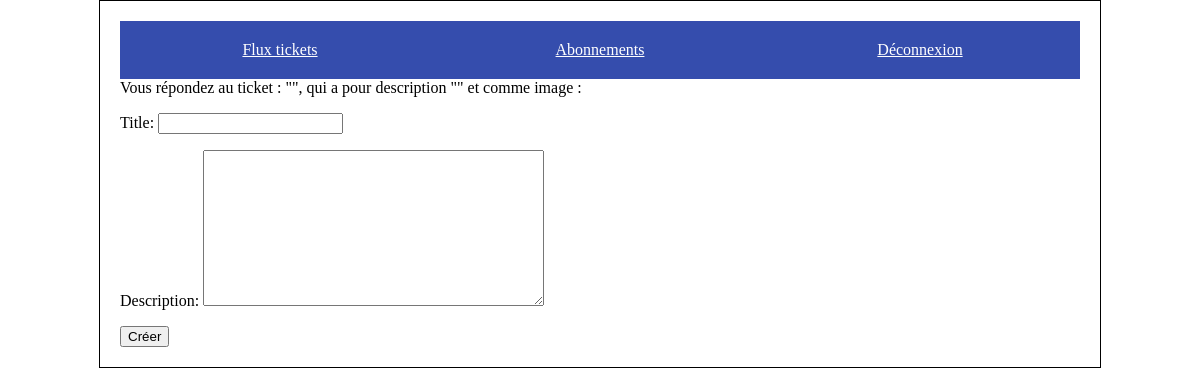
Page /flux/answer_ticket/5 (signed in) on the earlier database version.
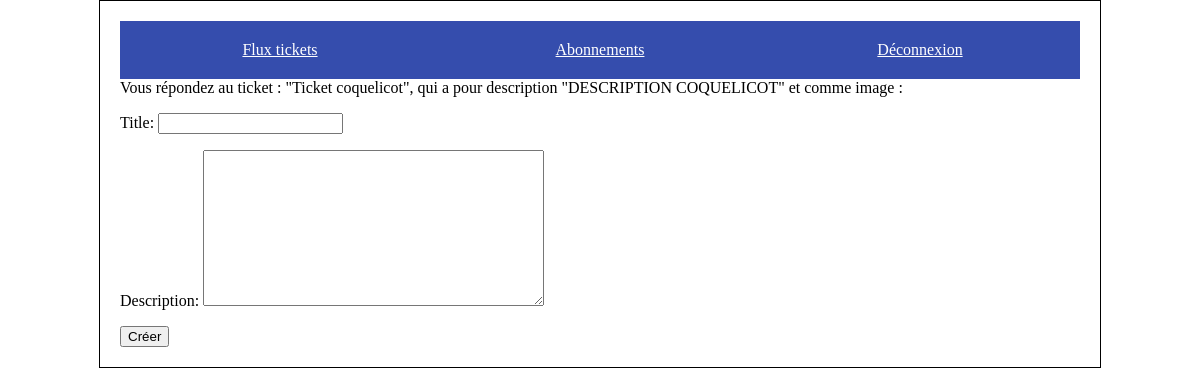
Same page on the later database version.
### ticketing/models.py (models this page shows, shortened)
class Ticket(models.Model):
    title = models.CharField(max_length=128)
    description = models.TextField(max_length=2038, blank=True)
    user: User = models.ForeignKey(to=settings.AUTH_USER_MODEL,
                                   on_delete=models.CASCADE)
    image = models.ImageField(upload_to='ticketing/%Y/%m/%d/', blank=True)
    created_at = models.DateTimeField(auto_now_add=True)
    updated_at = models.DateTimeField(auto_now=True)

### flux/views.py (the view, shortened to what this page needs)
# urls.py: path('answer_ticket/<int:pk>', views.ReviewCreateView.as_view(), name='answer_ticket'),
class ReviewCreateView(LoginRequiredMixin, CreateView):
    model = Review
    success_url = reverse_lazy('list_flux')
    fields = ['title','description','ticket']
    template_name = 'flux/review_form.html'
    def get_form(self, form_class=None):
        form = super().get_form( form_class)
        ticket_id = self.kwargs.get("pk")
        form.fields['ticket'].widget = forms.HiddenInput(attrs={'value':ticket_id})
        return form
    def get_context_data(self, **kwargs):
        context = super(ReviewCreateView, self).get_context_data(**kwargs)
        ticket_id = self.kwargs.get("pk")
        ticket = Ticket.objects.filter(id=ticket_id).first()
        context.update({
            'ticket': ticket,
        })
        return context

### templates/flux/review_form.html (shortened to what this page needs)
{% extends 'base_connected.html' %}
{% block content %}
    <div class="answer_ticket">
        Vous répondez au ticket : "{{ticket.title}}", qui a pour description "{{ticket.description}}" et comme image :
    </div>
    <form method="post">{% csrf_token %}
        {{ form.as_p }}
        <input type="submit" value="Créer">
    </form>
{% endblock %}

Differences in the rows shown:
added Ticket: title "Ticket coquelicot", description "DESCRIPTION COQUELICOT"
